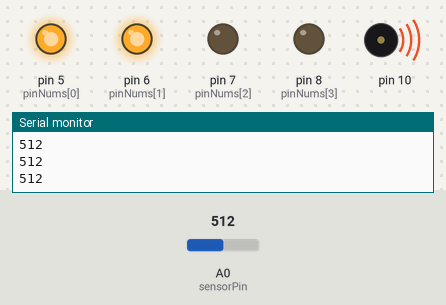
The sketch below on a simulated Arduino Uno, built with avr-gcc and run on an emulated ATmega328P. Parts: output pins drawn as LEDs (lit = HIGH), buzzer (waves = sounding), the last lines printed to the serial monitor. Inputs (shaded band) come from the test bench; at power-on: A0 (sensorPin) = 512.

Above: at 1.2 s.
1.3 s: A0 (sensorPin) set to 598
At 2.4 s:
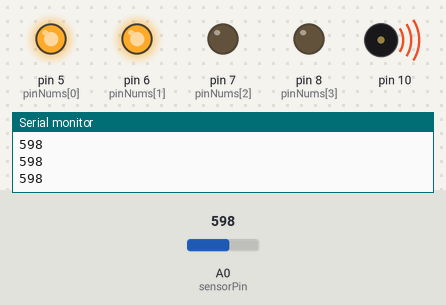
2.8 s: A0 (sensorPin) set to 629
At 3.4 s:
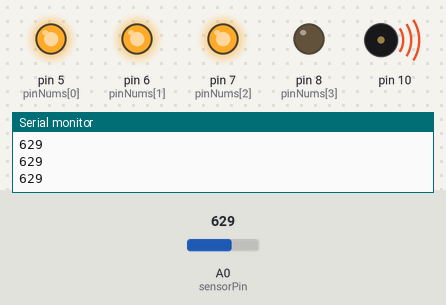
4.3 s: A0 (sensorPin) set to 810
At 4.8 s:
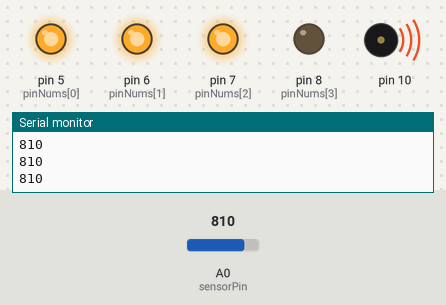
5.8 s: A0 (sensorPin) set to 829
At 6.9 s:
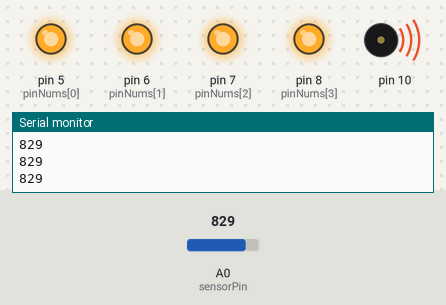
7.3 s: A0 (sensorPin) set to 350
At 7.9 s:
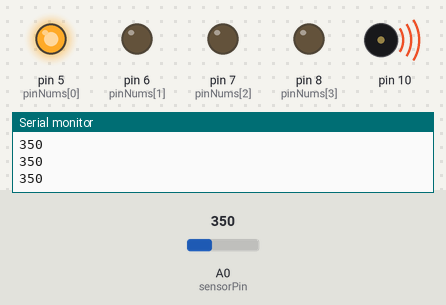
8.8 s: A0 (sensorPin) set to 374
At 9.2 s:
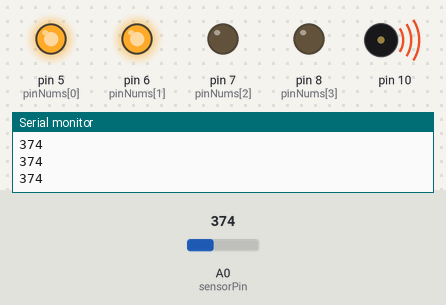
Timing chart, 0 to 11.3 s (numbered marks = the images above; inputs shaded):
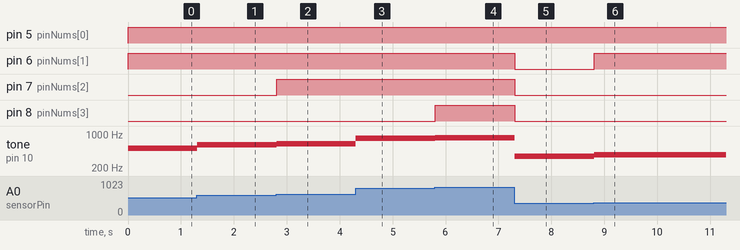

Measured:
- the behaviour switches between 614 and 615 on A0 (sensorPin) (found by bisection; images 1 and 2)
- the behaviour switches between 819 and 820 on A0 (sensorPin) (found by bisection; images 3 and 4)
- the behaviour switches between 359 and 360 on A0 (sensorPin) (found by bisection; images 5 and 6)
- after the input at 1.3 s, tone on pin 10: 512 Hz → 598 Hz at once
- after the input at 2.8 s, pin 7 (pinNums[2]): LOW → HIGH at once; tone on pin 10: 598 Hz → 629 Hz at once
- after the input at 4.3 s, tone on pin 10: 629 Hz → 810 Hz at once
- after the input at 5.8 s, pin 8 (pinNums[3]): LOW → HIGH at once; tone on pin 10: 810 Hz → 829 Hz at once
- after the input at 7.3 s, pin 6 (pinNums[1]), pin 7 (pinNums[2]), pin 8 (pinNums[3]): HIGH → LOW at once; tone on pin 10: 829 Hz → 350 Hz at once
- after the input at 8.8 s, pin 6 (pinNums[1]): LOW → HIGH at once; tone on pin 10: 350 Hz → 374 Hz at once

The sketch:

question_2.ino
```cpp
/*
  Create a 4 LEDs and potentiometer. the pot controls how many leds are on
  such that when the ot is terned all the way to one side, all of them
  are off, by turnong you would turn them on one by one.
*/
int sensorPin = A0; //<--input pin from potentiometer through analog pin A0
int sensorValue = 0;//<--value of the input of potentiometer
int pinNums [] = {5, 6, 7, 8}; //<--array of pins for LEDs
int pinCount = 4;//<--length of the array of the pins used for LEDs

void setup() {
  Serial.begin(9600);
  //Set up the OUTPUT for LEDs
  for (int i = 0; i < pinCount; i++) {
    pinMode(pinNums[i], OUTPUT);
  }
}

void loop() {
  sensorValue = analogRead(sensorPin);
  Serial.println(sensorValue);
  //Conditionals for LEDs with value of potentiometer, i.e 0 - 1023.
  if (sensorValue >= 820) {
    /*======All LEDs Turned On==========*/
    for (int i = 0; i < pinCount; i++) {
      digitalWrite(pinNums[i], HIGH);
    }
    tone(10, sensorValue);
  } else if (sensorValue >= 615 && sensorValue < 820) {
    /*======= 3 LEDs Turned ON==========*/
    for (int i = 0; i < pinCount - 1; i++) {
      digitalWrite(pinNums[i], HIGH);
    }
    digitalWrite(pinNums[pinCount - 1], LOW);
    tone(10, sensorValue);
  } else if (sensorValue >= 360 && sensorValue < 615) {
    /*======= 2 LEDs Turned ON==========*/
    for (int i = 0; i < pinCount - 2; i++) {
      digitalWrite(pinNums[i], HIGH);
    }
    digitalWrite(pinNums[pinCount - 1], LOW);
    digitalWrite(pinNums[pinCount - 2], LOW);
    tone(10, sensorValue);
  } else if (sensorValue >= 150 && sensorValue < 360) {
    /*======= 1 LEDs Turned ON==========*/
    for (int i = 0; i < pinCount - 3; i++) {
      digitalWrite(pinNums[i], HIGH);
    }
    digitalWrite(pinNums[pinCount - 1], LOW);
    digitalWrite(pinNums[pinCount - 2], LOW);
    digitalWrite(pinNums[pinCount - 3], LOW);
    tone(10, sensorValue);
  }


  else {
    /*===========All LEDs Turned OFF============*/
    for (int i = 0; i < pinCount; i++) {
      digitalWrite(pinNums[i], LOW);
    }
  }

}
```
